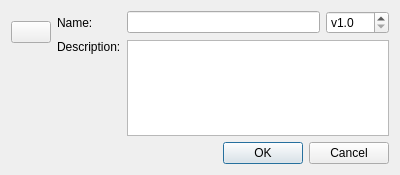
<?xml version="1.0" encoding="UTF-8"?>
<ui version="4.0">
 <class>Dialog</class>
 <widget class="QDialog" name="Dialog">
  <property name="geometry">
   <rect>
    <x>0</x>
    <y>0</y>
    <width>400</width>
    <height>175</height>
   </rect>
  </property>
  <property name="windowTitle">
   <string>Edit Profile</string>
  </property>
  <layout class="QGridLayout" name="gridLayout">
   <item row="0" column="0" rowspan="2">
    <widget class="XIconButton" name="uiIconBTN">
     <property name="iconSize">
      <size>
       <width>48</width>
       <height>48</height>
      </size>
     </property>
    </widget>
   </item>
   <item row="0" column="1">
    <widget class="QLabel" name="uiNameLBL">
     <property name="text">
      <string>Name:</string>
     </property>
    </widget>
   </item>
   <item row="0" column="2">
    <layout class="QHBoxLayout" name="horizontalLayout">
     <item>
      <widget class="QLineEdit" name="uiNameTXT"/>
     </item>
     <item>
      <widget class="QDoubleSpinBox" name="uiVersionSPN">
       <property name="prefix">
        <string>v</string>
       </property>
       <property name="decimals">
        <number>1</number>
       </property>
       <property name="minimum">
        <double>1.000000000000000</double>
       </property>
      </widget>
     </item>
    </layout>
   </item>
   <item row="1" column="1">
    <widget class="QLabel" name="uiDescriptionLBL">
     <property name="text">
      <string>Description:</string>
     </property>
    </widget>
   </item>
   <item row="1" column="2" rowspan="2">
    <widget class="QTextEdit" name="uiDescriptionTXT"/>
   </item>
   <item row="2" column="0">
    <spacer name="verticalSpacer">
     <property name="orientation">
      <enum>Qt::Vertical</enum>
     </property>
     <property name="sizeHint" stdset="0">
      <size>
       <width>20</width>
       <height>24</height>
      </size>
     </property>
    </spacer>
   </item>
   <item row="3" column="0" colspan="3">
    <widget class="QDialogButtonBox" name="uiDialogBTNS">
     <property name="standardButtons">
      <set>QDialogButtonBox::Cancel|QDialogButtonBox::Ok</set>
     </property>
    </widget>
   </item>
  </layout>
 </widget>
 <customwidgets>
  <customwidget>
   <class>XIconButton</class>
   <extends>QPushButton</extends>
   <header>projexui.widgets.xiconbutton</header>
  </customwidget>
 </customwidgets>
 <resources/>
 <connections>
  <connection>
   <sender>uiDialogBTNS</sender>
   <signal>accepted()</signal>
   <receiver>Dialog</receiver>
   <slot>accept()</slot>
   <hints>
    <hint type="sourcelabel">
     <x>249</x>
     <y>156</y>
    </hint>
    <hint type="destinationlabel">
     <x>4</x>
     <y>137</y>
    </hint>
   </hints>
  </connection>
  <connection>
   <sender>uiDialogBTNS</sender>
   <signal>rejected()</signal>
   <receiver>Dialog</receiver>
   <slot>reject()</slot>
   <hints>
    <hint type="sourcelabel">
     <x>310</x>
     <y>156</y>
    </hint>
    <hint type="destinationlabel">
     <x>15</x>
     <y>109</y>
    </hint>
   </hints>
  </connection>
 </connections>
</ui>
